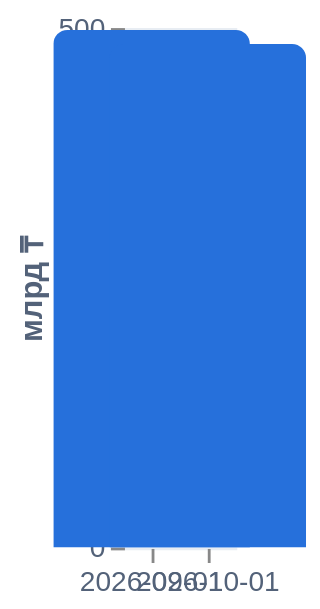

Express this chart as Vega-Lite.
### Vega-Lite specification from a JSON file in a GitHub repository (floating-point values rounded to 4 significant figures)
{"$schema": "https://vega.github.io/schema/vega-lite/v5.json", "background": "transparent", "config": {"font": "Arial", "view": {"stroke": null}, "axis": {"gridColor": "#e8edf3", "domain": false, "labelColor": "#536279", "titleColor": "#536279"}, "title": {"anchor": "start", "color": "#12233d"}, "legend": {"orient": "bottom"}}, "width": "container", "height": 185, "data": {"values": [{"report_date": "2026-09-01", "loan_count": 1975, "portfolio_kzt": 498200000000.0, "par30_kzt": 60020000000.0, "par90_kzt": 31100000000.0, "npl_kzt": 59040000000.0, "provisions_kzt": 36510000000.0, "top10_kzt": 84900000000.0, "par30_ratio": 0.1205, "par90_ratio": 0.06243, "npl_ratio": 0.1185, "provision_ratio": 0.0733, "top10_ratio": 0.1704, "portfolio_change_kzt": 0.0, "portfolio_change_ratio": 0.0, "provisions_change_kzt": 0.0, "provisions_change_ratio": 0.0, "par30_change_pp": 0.0, "par90_change_pp": 0.0, "npl_change_pp": 0.0, "provision_change_pp": 0.0, "top10_change_pp": 0.0}, {"report_date": "2026-10-01", "loan_count": 1992, "portfolio_kzt": 484700000000.0, "par30_kzt": 50050000000.0, "par90_kzt": 21640000000.0, "npl_kzt": 48530000000.0, "provisions_kzt": 31170000000.0, "top10_kzt": 82480000000.0, "par30_ratio": 0.1033, "par90_ratio": 0.04465, "npl_ratio": 0.1001, "provision_ratio": 0.06431, "top10_ratio": 0.1702, "portfolio_change_kzt": -13480000000.0, "portfolio_change_ratio": -0.02706, "provisions_change_kzt": -5341000000.0, "provisions_change_ratio": -0.1463, "par30_change_pp": -1.723, "par90_change_pp": -1.778, "npl_change_pp": -1.837, "provision_change_pp": -0.8982, "top10_change_pp": -0.02591}]}, "transform": [{"calculate": "datum.portfolio_kzt / 1e9", "as": "billions"}], "mark": {"type": "bar", "cornerRadiusTopLeft": 5, "cornerRadiusTopRight": 5, "color": "#2670db", "size": 70}, "encoding": {"x": {"field": "report_date", "type": "ordinal", "title": null, "axis": {"labelAngle": 0}}, "y": {"field": "billions", "type": "quantitative", "title": "млрд ₸"}, "tooltip": [{"field": "report_date", "title": "Дата"}, {"field": "portfolio_kzt", "title": "Портфель, ₸", "format": ",.2f"}]}}
